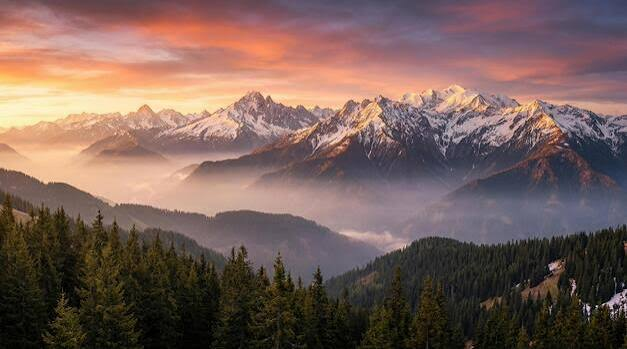
#> input picture myimage1.jpeg, 627 x 349 px
$ python Gray_blur_canny.py
#> lines starting #> are read from the running program, lines starting #| are printed output that depends on the picture; after the words box and inside, x2 and y2 are one past the last pixel; in counts of white or black regions, pixels touching at a corner belong together
import cv2 as cv

# Read the image from the file
img = cv.imread('myimage1.jpeg')
#> img is the input picture: shape (349, 627, 3); mean B, G, R 89, 95.6, 119.8

# Convert the image to Grayscale (black and white)
imggray = cv.cvtColor(img, cv.COLOR_BGR2GRAY)
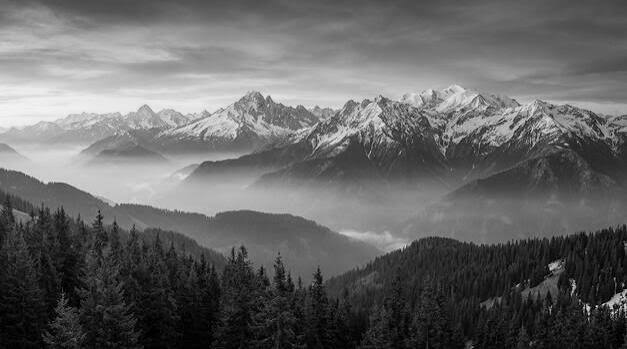
#> imggray: shape (349, 627); min 0, max 246, mean 102.1

# Apply Gaussian blur to smooth the image and reduce noise
imgblur = cv.GaussianBlur(imggray, (9, 9), 0)

# Find edges in the image using Canny Edge Detection
imgcanny = cv.Canny(img, 200, 200)
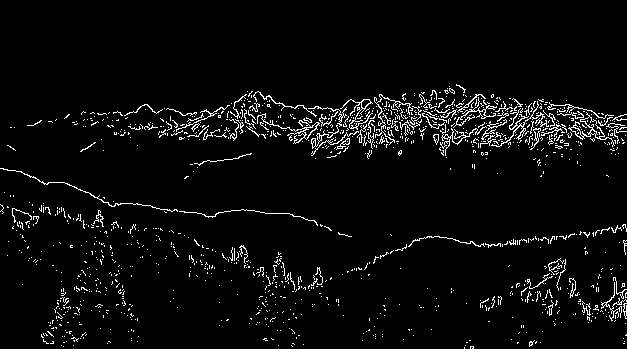
#> imgcanny: shape (349, 627); 4.2% white in thin lines or dots, all inside (x1, y1, x2, y2) = (0, 84, 627, 349)

# Show all the images in separate windows
cv.imshow('image', img)
cv.imshow('gray img', imggray)
cv.imshow('blur img', imgblur)
cv.imshow('Canny img', imgcanny)

# Wait indefinitely until any key is pressed before closing windows
cv.waitKey(0)

$ run again, with images.jpeg copied over myimage1.jpeg
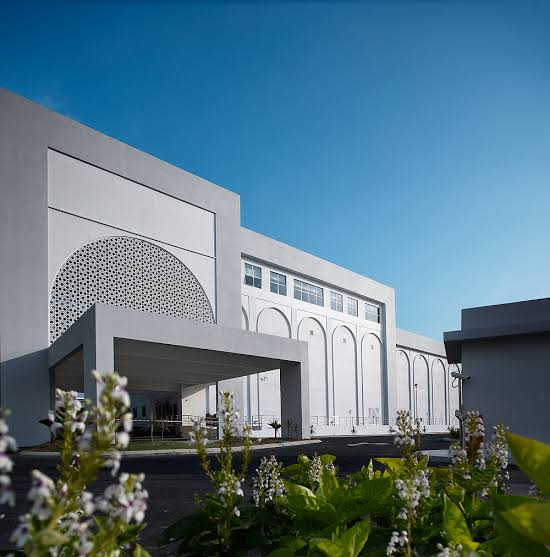
#> input picture images.jpeg, 550 x 557 px
#> img is the input picture: shape (557, 550, 3); mean B, G, R 134.1, 119.5, 89.3
#> `imgblur = cv.GaussianBlur(imggray, (9, 9), 0)`:
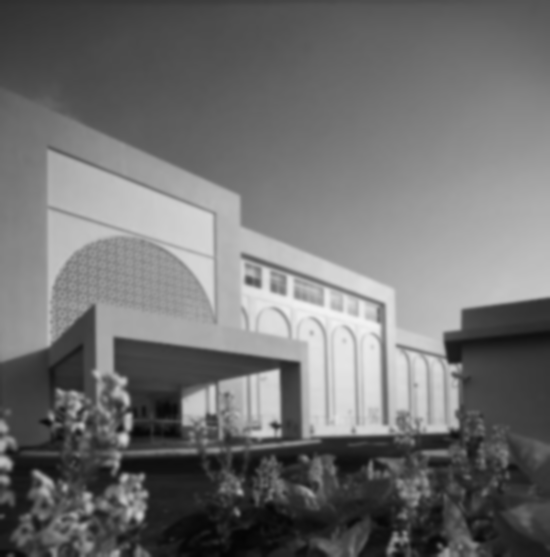
#> imgblur: shape (557, 550); min 4, max 242, mean 112.1
#> `imgcanny = cv.Canny(img, 200, 200)`:
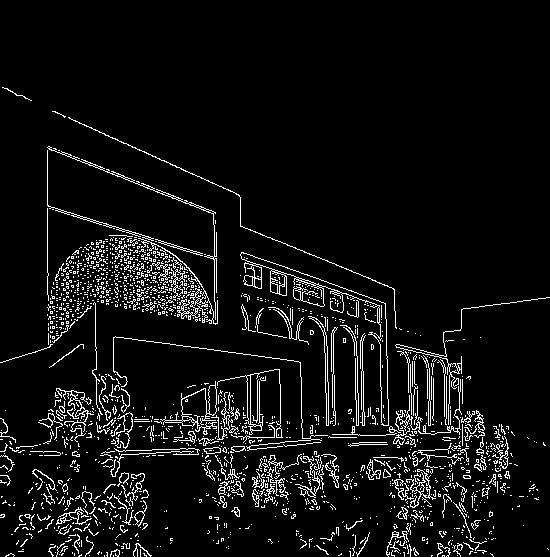
#> imgcanny: shape (557, 550); 6.6% white in thin lines or dots, all inside (x1, y1, x2, y2) = (0, 87, 550, 557)
